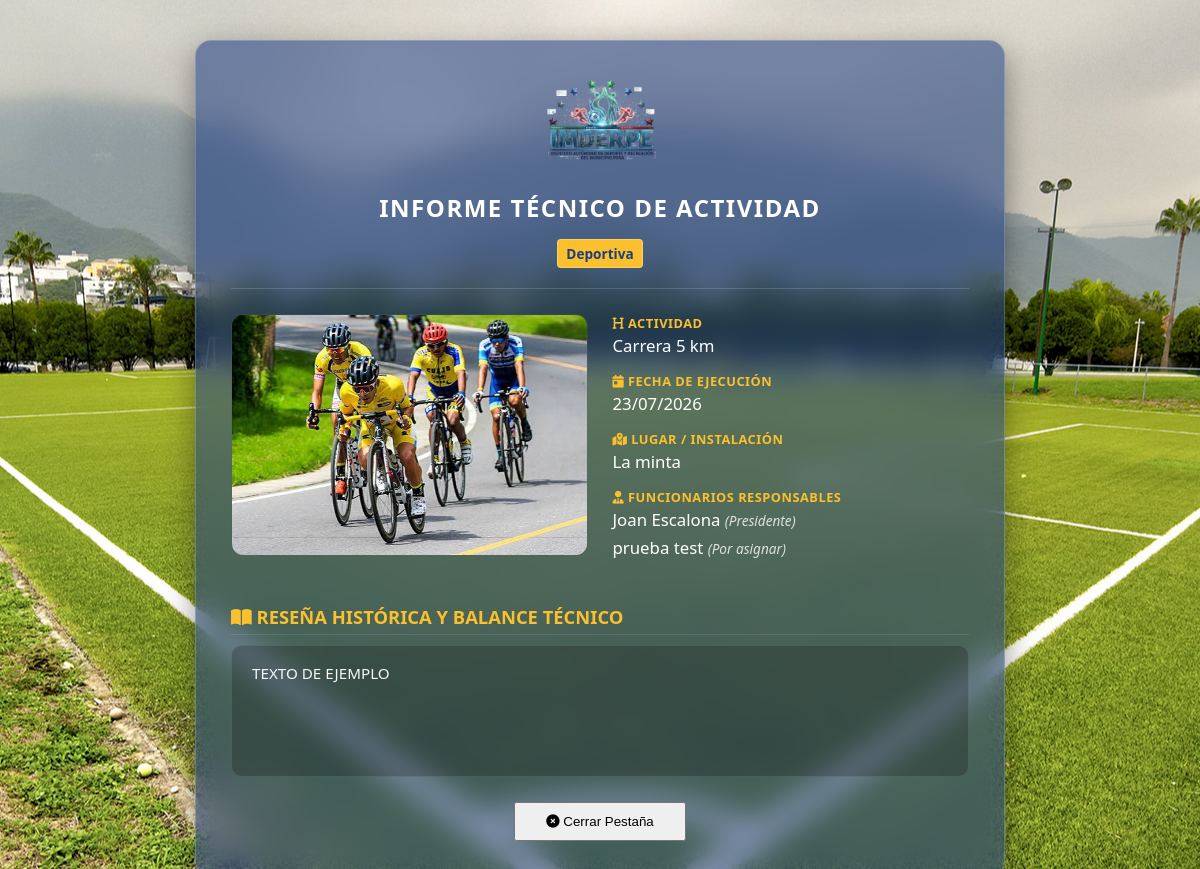
/vista/detalle_actividad.php?id=9 (signed in), run on the app's committed database.
### tables this page shows
CREATE TABLE `actividades` (
  `id` int(11) NOT NULL,
  `nombre_actividad` varchar(150) NOT NULL,
  `fecha` date NOT NULL,
  `lugar` varchar(255) NOT NULL,
  `tipo_id` int(11) NOT NULL,
  `resena` text DEFAULT NULL,
  `foto_actividad` varchar(255) DEFAULT NULL
);

CREATE TABLE `tipos_actividad` (
  `id` int(11) NOT NULL,
  `nombre_tipo` varchar(100) NOT NULL
);

CREATE TABLE `empleados` (
  `id` int(11) NOT NULL,
  `cedula` varchar(8) NOT NULL,
  `nombre` varchar(100) NOT NULL,
  `apellido` varchar(100) NOT NULL,
  `foto` varchar(255) NOT NULL DEFAULT 'defaultavatar.png',
  `cargo` enum('Por asignar','Presidente','Administrador','Jefe de Planificación','Jefe de la Oficina de la OAC','Promotor Deportivo','Médica','Supervisor Deportivo','Asistente Administrativo','Secretaria','Entrenador Deportivo','Analista de RRHH','Obrero Fijo','Obrero Contratado') NOT NULL DEFAULT 'Por asignar',
  `telefono` varchar(20) NOT NULL,
  `correo` varchar(100) NOT NULL,
  `estado` enum('activo','inactivo') NOT NULL,
  `fecha_ingreso` date DEFAULT NULL
);

### vista/detalle_actividad.php (the view, shortened to what this page needs)
<?php
require_once '../controlador/conexion.php';
$id_actividad = intval($_GET['id']);
$query = "SELECT a.*, t.nombre_tipo
          FROM actividades a
          INNER JOIN tipos_actividad t ON a.tipo_id = t.id
          WHERE a.id = ?";
$stmt = $conexion->prepare($query);
$stmt->bind_param("i", $id_actividad);
$stmt->execute();
$resultado = $stmt->get_result();
$act = $resultado->fetch_assoc();
$query_responsables = "SELECT e.nombre, e.apellido, e.cargo
                       FROM empleados e
                       INNER JOIN actividad_responsables ar ON e.id = ar.empleado_id
                       WHERE ar.actividad_id = ?
                       ORDER BY e.nombre ASC";
$stmt_resp = $conexion->prepare($query_responsables);
$stmt_resp->bind_param("i", $id_actividad);
$stmt_resp->execute();
$res_responsables = $stmt_resp->get_result();
$funcionarios_lista = [];
while ($row = $res_responsables->fetch_assoc()) {
    $funcionarios_lista[] = htmlspecialchars($row['nombre'] . ' ' . $row['apellido']) . ' <span class="cargo-subtext">(' . htmlspecialchars($row['cargo']) . ')</span>';
}
?>
<!DOCTYPE html>
<html lang="es">
<head>
    <link rel="stylesheet" href="../estilo/style15.css">
    <link rel="stylesheet" href="https://cdnjs.cloudflare.com/ajax/libs/font-awesome/6.0.0/css/all.min.css">
</head>
<body>
    <div class="report-container detail-page">
        <div class="glass-card layout-detail">
            <div class="detail-header">
                <img src="../estilo/logo.png" alt="Logo IMDERPE" class="logo-detail">
                <h2>Informe Técnico de Actividad</h2>
                <span class="badge-tipo info-badge"><?php echo htmlspecialchars($act['nombre_tipo']); ?></span>
            </div>
            <div class="detail-grid">
                <div class="detail-media">
                    <?php if (!empty($act['foto_actividad']) && file_exists("../fotos_actividades/" . $act['foto_actividad'])): ?>
                        <img src="../fotos_actividades/<?php echo $act['foto_actividad']; ?>" alt="Foto de la actividad" class="img-reporte-grande">
                    <?php endif; ?>
                </div>
                <div class="detail-info">
                    <div class="info-block">
                        <label><i class="fas fa-heading"></i> Actividad</label>
                        <p><?php echo htmlspecialchars($act['nombre_actividad']); ?></p>
                    </div>
                    <div class="info-block">
                        <label><i class="fas fa-calendar-day"></i> Fecha de Ejecución</label>
                        <p><?php echo date('d/m/Y', strtotime($act['fecha'])); ?></p>
                    </div>
                    <div class="info-block">
                        <label><i class="fas fa-map-marked-alt"></i> Lugar / Instalación</label>
                        <p><?php echo htmlspecialchars($act['lugar']); ?></p>
                    </div>
                    <div class="info-block">
                        <label><i class="fas fa-user-tie"></i> Funcionarios Responsables</label>
                        <?php if (count($funcionarios_lista) > 0): ?>
                            <?php foreach ($funcionarios_lista as $func): ?>
                                <p style="margin-bottom: 5px;"><?php echo $func; ?></p>
                            <?php endforeach; ?>
                        <?php else: ?>
                            <p>Sin responsables asignados</p>
                        <?php endif; ?>
                    </div>
                </div>
                <div class="detail-full-text">
                    <h3><i class="fas fa-book-open"></i> Reseña Histórica y Balance Técnico</h3>
                    <div class="text-box-resena">
                        <?php if (!empty($act['resena'])): ?>
                            <?php echo nl2br(htmlspecialchars($act['resena'])); ?>
                        <?php else: ?>
                            <p class="no-resena-text">No se adjuntó una reseña histórica al registrar este evento.</p>
                        <?php endif; ?>
                    </div>
                </div>
            </div>
            <div class="detail-actions">
                <button onclick="window.close();" class="btn-close-tab">
                    <i class="fas fa-times-circle"></i> Cerrar Pestaña
                </button>
            </div>
        </div>
    </div>
</body>
</html>

### estilo/style15.css (style rules this page uses)
body { margin: 0; padding: 0; font-family: 'Segoe UI', sans-serif; background-image: url('../estilo/background_cancha.jpg'); background-size: cover; background-position: center; background-attachment: fixed; min-height: 100vh; color: white; }
.report-container { width: 100%; max-width: 1000px; margin: 40px auto; padding: 0 20px; box-sizing: border-box; }
.glass-card { background: rgba(29, 61, 129, 0.55); backdrop-filter: blur(15px); -webkit-backdrop-filter: blur(15px); border: 1px solid rgba(255, 255, 255, 0.2); border-radius: 16px; padding: 25px; box-shadow: 0 10px 30px rgba(0,0,0,0.4); margin-bottom: 30px; }
.badge-tipo { background: rgba(255, 255, 255, 0.15); padding: 4px 8px; border-radius: 4px; font-size: 0.85rem; border: 1px solid rgba(255, 255, 255, 0.25); }
.detail-page { max-width: 850px; }
.layout-detail { padding: 35px !important; }
.detail-header { text-align: center; border-bottom: 1px solid rgba(255, 255, 255, 0.15); padding-bottom: 20px; margin-bottom: 25px; position: relative; }
.logo-detail { width: 120px; margin-bottom: 20px; }
.detail-header h2 { margin: 5px 0; text-transform: uppercase; letter-spacing: 1.5px; font-size: 1.5rem; color: white; }
.info-badge { display: inline-block; margin-top: 10px; background: #FBC02D !important; color: #1D3D81 !important; font-weight: bold; }
.detail-grid { display: grid; grid-template-columns: 1fr 1fr; gap: 25px; text-align: left; }
.detail-media { display: flex; align-items: center; justify-content: center; background: rgba(0, 0, 0, 0.2); border: 1px solid rgba(255, 255, 255, 0.1); border-radius: 12px; overflow: hidden; height: 240px; }
.img-reporte-grande { width: 100%; height: 100%; object-fit: cover; }
.detail-info { display: flex; flex-direction: column; justify-content: center; gap: 15px; }
.info-block label { font-size: 0.8rem; text-transform: uppercase; color: #FBC02D; font-weight: bold; display: block; margin-bottom: 2px; letter-spacing: 0.5px; }
.info-block p { margin: 0; font-size: 1.05rem; color: white; }
.cargo-subtext { font-size: 0.85rem; opacity: 0.8; font-style: italic; }
.detail-full-text { grid-column: span 2; margin-top: 15px; }
.detail-full-text h3 { margin: 0 0 10px 0; font-size: 1.15rem; color: #FBC02D; text-transform: uppercase; border-bottom: 1px solid rgba(255, 255, 255, 0.1); padding-bottom: 5px; }
.text-box-resena { background: rgba(0, 0, 0, 0.2); border: 1px solid rgba(255, 255, 255, 0.1); border-radius: 10px; padding: 15px 20px; color: rgba(255, 255, 255, 0.95); font-size: 0.95rem; line-height: 1.6; min-height: 100px; }
.detail-actions { grid-column: span 2; margin-top: 25px; text-align: center; }
.detail-actions button { width: auto !important; padding: 10px 30px !important; cursor: pointer; }

### data on the page
actividades: tipos_actividad.nombre_tipo "Deportiva", foto_actividad (picture), nombre_actividad "Carrera 5 km", fecha "23/07/2026", lugar "La minta", resena "TEXTO DE EJEMPLO"
empleados: nombre+apellido "Joan Escalona", cargo "Presidente"
empleados: nombre+apellido "prueba test", cargo "Por asignar"
